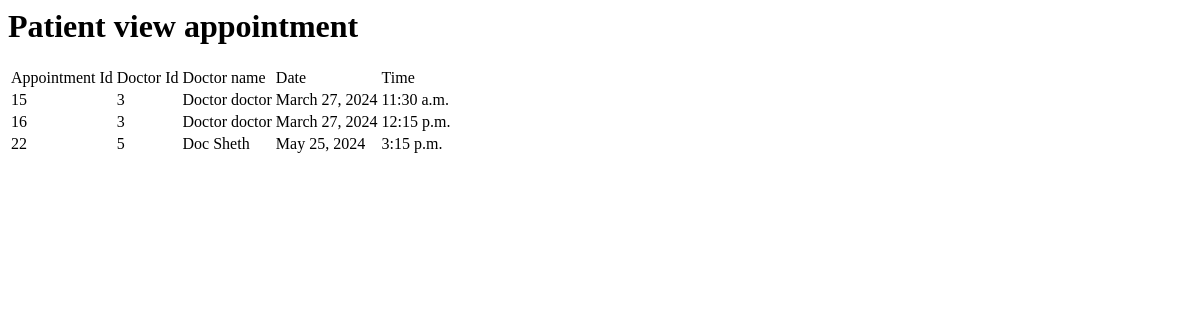
The app's page /patviewappointment/12, older data.
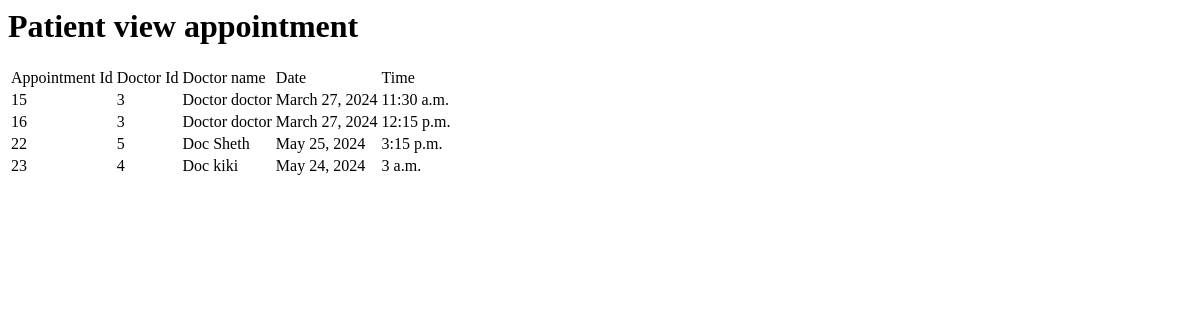
The same page, newer data.
### ODBS/models.py (models this page shows, shortened)
class appointment(models.Model):
    appid=models.BigAutoField(primary_key=True)
    patid=models.ForeignKey(Patient,on_delete=models.CASCADE,null=True)
    docid=models.ForeignKey(Doctor,on_delete=models.CASCADE,null=True)
    date=models.DateField(max_length=50,null=True)
    starttime=models.TimeField(max_length=50,null=True)
    status=models.CharField(max_length=50,default="Pending")

class Doctor(models.Model):
    user=models.ForeignKey(User,on_delete=models.CASCADE)
    docid=models.BigAutoField(primary_key=True)
    contactno=models.CharField(max_length=50,null=True)
    qualification=models.CharField(max_length=50,null=True)
    specialist=models.CharField(max_length=50,null=True)
    day1=models.CharField(max_length=10,null=True)
    day2=models.CharField(max_length=10,null=True)
    day3=models.CharField(max_length=10,null=True)
    time1=models.CharField(max_length=10,null=True)
    time2=models.CharField(max_length=10,null=True)
    time3=models.CharField(max_length=10,null=True)
    dept=models.CharField(max_length=10,null=True)
    def __str__(self):
        return str(self.pk)

### ODBS/views.py (the view)
# urls.py: path('patviewappointment/<int:patid>', patviewappointment,name="patviewappointment"),
def patviewappointment(request,patid):
    user=request.user
    pat=Patient.objects.get(patid=patid)
    appointmentsofpat=appointment.objects.filter(patid=patid)
    return render(request,'patviewappointment.html',locals())

### ODBS/Templates/patviewappointment.html
<h1>Patient view appointment</h1>
<table id="myTable" >
    <thead>
        <tr>
            <td>Appointment Id</td>
            <td>Doctor Id</td>
            <td>Doctor name</td>
            <td>Date</td>
            <td>Time</td>
        </tr>
    </thead>
    <tbody>
        {% if appointmentsofpat %}
            {% for i in appointmentsofpat %}
                <tr>
                    <td>{{i.appid}}</td>
                    <td>{{i.docid}}</td>
                    <td>{{i.docid.user.first_name}} {{i.docid.user.last_name}}</td>
                    <td>{{i.date}}</td>
                    <td>{{i.starttime}}</td>
                </tr>
            {% endfor %}
        {% else %}
                <tr>
                    <td colspan="4">No appointments</td>
                </tr>
        {% endif %}
    </tbody>
</table>

Row changes from the older to the newer data that the page shows:
added appointment: appid "23", docid "4", docid.user.first_name "Doc", docid.user.last_name "kiki", date "May 24, 2024", starttime "3 a.m."
